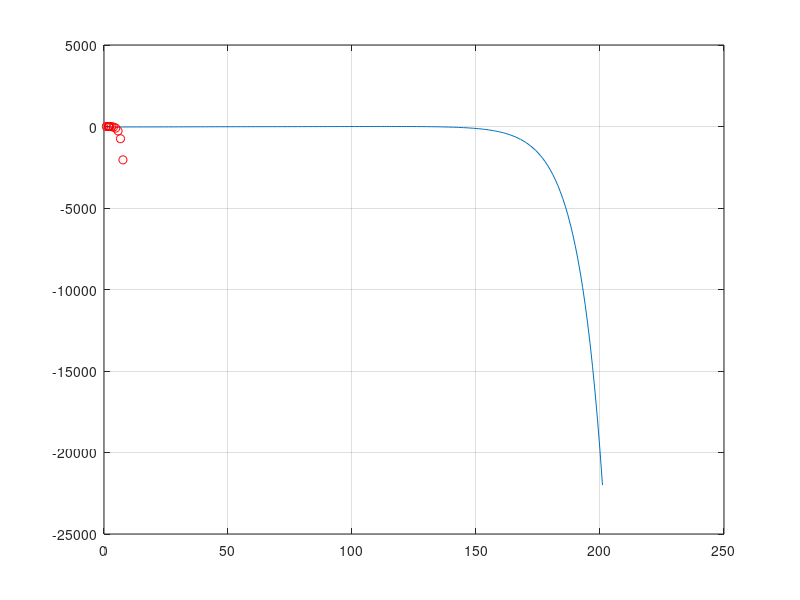

This chart was generated by the following MATLAB code:
clear

#the Newton-Raphson Method for finding the roots of 
#an algebraic/transcendental equation.

#define the function, for the given equation
f=@(x) 3*x + sin(x) - e.^x;

#define the frist derivative of your function
df=@(x) 3 - cos(x) - e.^x;


#your initial guess is
x = 0.05;
x1 = 1000;
w = [];

while (abs(x-x1)>= 0.001)
  x1 = x;
  fx = f(x);
  fx1 = df(x);
  x = x - (fx/fx1);
  w(end+1) = x;  
endwhile

printf("Root found %f \n\n", x)

y = -10:0.1:10;
fun = f(y);
figure;
plot(fun)
grid on
hold on 
plot (w, f(w), "or")
